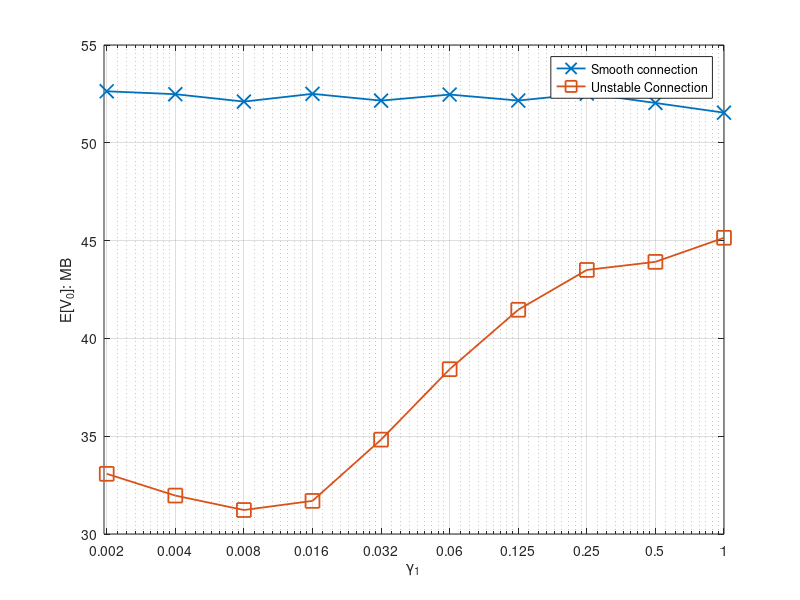

The MATLAB script that drew this image:
%% File size
%N=10000
%x_label =[0	1	2	3	4	5	6	7	8	9	10	11	12	13	14	15	16	17	18	20	21	22	23	24	26]
%N=50000
%x_label =[0	1	2	3	4	5	6	7	8	9	10	11	12	13	14	15	16	17	18	19	20	21	22	23	24	26	27	29]
%N=100000
%x_label =[0.5	1	1.5	2	2.5	3	3.5	4	4.5	5	5.5	6	6.5	7	7.5	8	8.5	9	9.5	10]

x_label =[0.001953125	0.00390625	0.0078125	0.015625	0.03125	0.0625	0.125	0.25	0.5	1]


%% for DeadlinMissRatio

%Miss ratio
%y_11 = [0.2233	0.2351	0.2336	0.2253	0.2346	0.2258	0.2292	0.2307	0.2344	0.2423]
%y_12 = [0.2675	0.2756	0.2719	0.282	0.2566	0.2511	0.2429	0.234	0.2413	0.2288]


%E[V_O]
y_11 = [52.633933	52.485274	52.106849	52.502987	52.156983	52.466327	52.160383	52.516584	52.036998	51.53988]
y_12 = [33.076958	31.964626	31.226405	31.692709	34.824687	38.425801	41.463947	43.499895	43.91319	45.144434]

%E[V_D]
%y_11 = [87.695368	87.320954	87.244502	87.776817	87.120474	87.873161	87.356463	87.43673	87.23478	86.704145]
%y_12 = [85.553459	85.149896	85.140067	84.526358	85.671437	86.29637	86.41454	87.018727	86.752942	87.520318]


i = i+1;
figure(i)

semilogx(x_label,y_11,'-x', 'MarkerSize',10, 'LineWidth',1.3)
hold on
semilogx(x_label,y_12,'-s', 'MarkerSize',10, 'LineWidth',1.3)
hold on
%plot(x_label,y_21,'-+', 'MarkerSize',10, 'LineWidth',1.3)
%hold on
%plot(x_label,y_22,'-^', 'MarkerSize',10, 'LineWidth',1.3)
%hold on
%plot(x_label,y_31,'-d', 'MarkerSize',10, 'LineWidth',1.3)
%hold on
%plot(x_label,y_32,'-o', 'MarkerSize',10, 'LineWidth',1.3)
%hold on

%ylabel('P_{miss}')
ylabel('E[V_0]: MB')
%ylabel('E[V_D]: MB')
%xlabel('E[t_0]:')
xlabel('\gamma_1')


%xticklabels({'62.5','125','250','500','1000','2000','4000','8000'});
%xticklabels({'10','20','40','80','160','320','640','1280'});
%xticklabels({'50','100','150','200','250','300','350','400'});
%xticklabels({'1',	'0.5',	'0.2',	'0.1',	'0.05',	'0.025',	'0.016666667',	'0.008333333',	'0.006666667',	'0.003333333',	'0.001666667'	,'0.000833333',	'0.000416667'});
xticklabels({'0.002',	'0.004',	'0.008',	'0.016'	,'0.032'	,'0.06',	'0.125',	'0.25',	'0.5',	'1'});


												
xlim([0.0019, 1]);

%xticklabels({'0',	'1',	'2',	'3',	'4','5',	'6',	'7',	'8',	'9',	'10',	'11',	'12',	'13',	'14',	'15',	'16',	'17'	,'18'	,'20'	,'21'	,'22',	'23',	'24',	'26'});
set(gca, 'XTick', x_label);
%set(gca,'xticklabel',num2str(get(gca,'XTick')','%.4f'))
%legend({'F=200','F=500','F=1000'},'NumColumns',1);
legend({'Smooth connection','Unstable Connection'},'NumColumns',1);

hold off;
grid on;